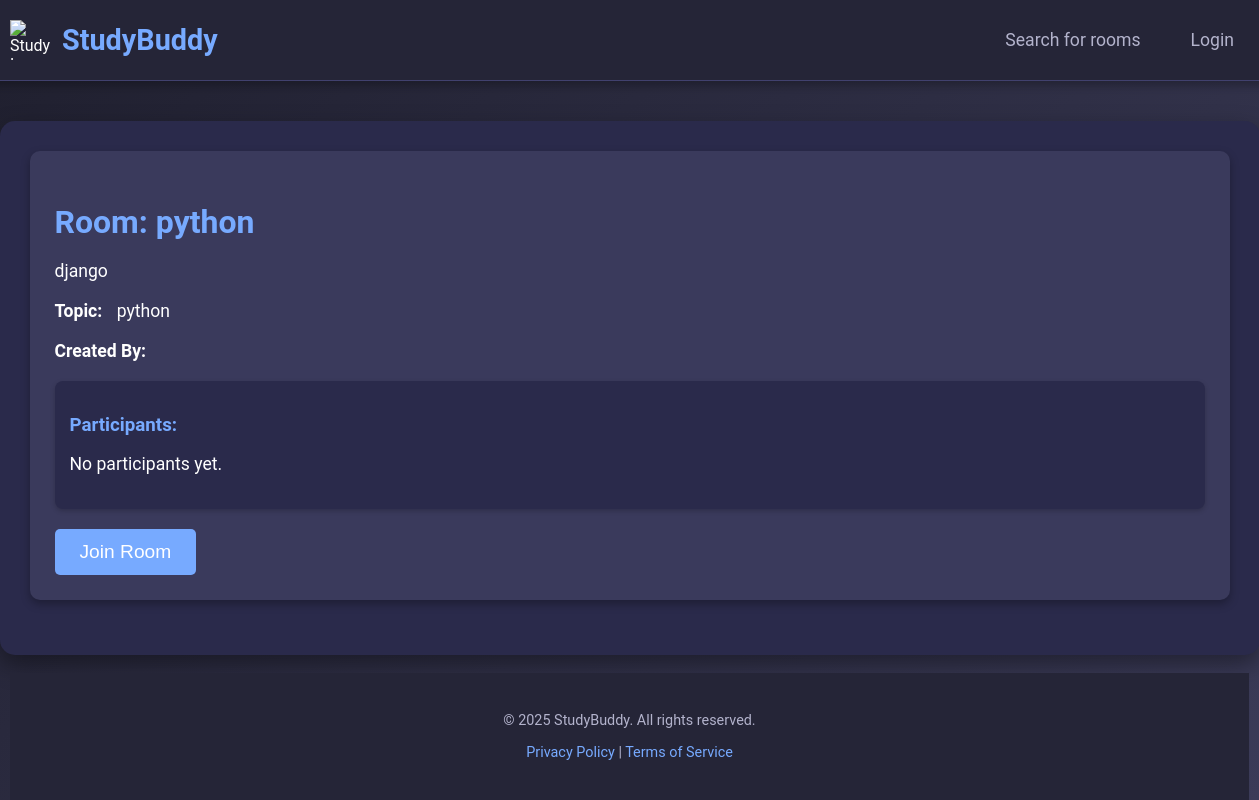
Page /roomdetail/1/ (signed in) on the earlier database version.
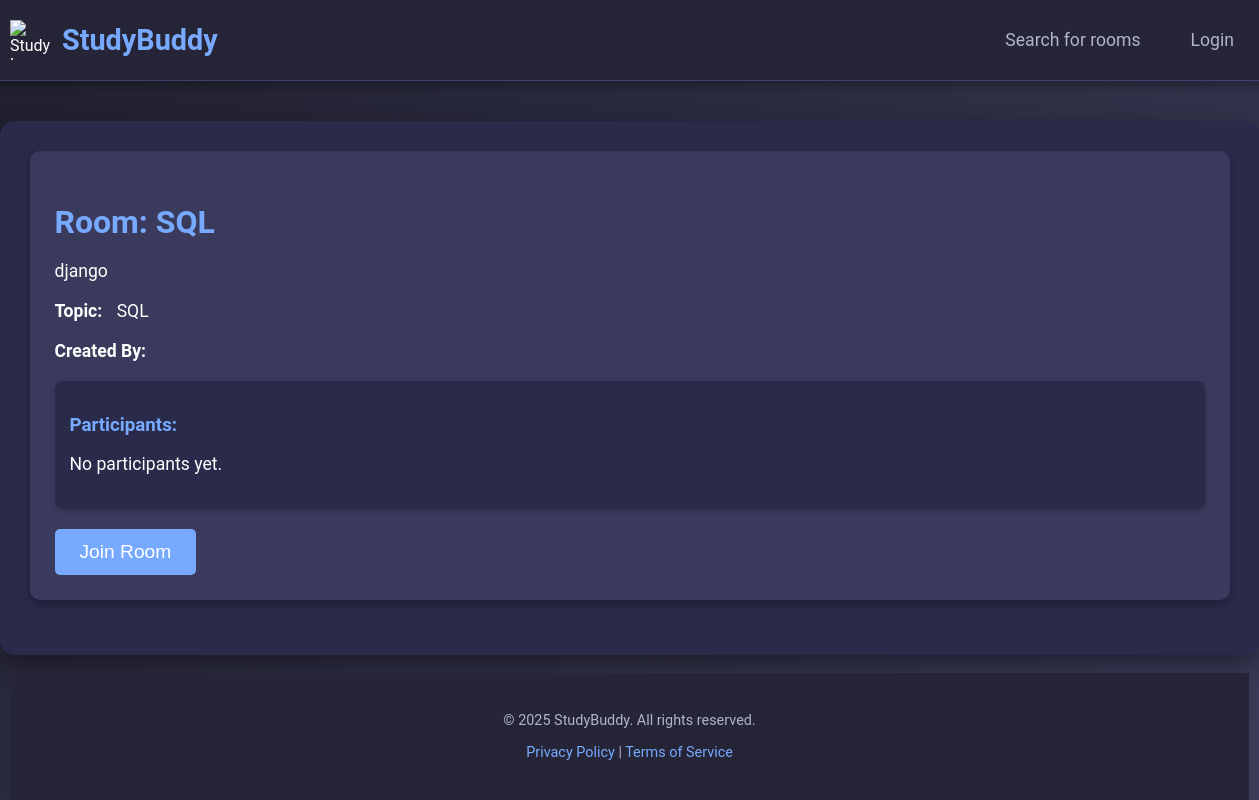
Same page on the later database version.
### clients/models.py (models this page shows, shortened)
class Room(models.Model):
    roomid=models.AutoField(primary_key=True)
    name=models.CharField(max_length=50)
    roomdescription=models.TextField()
    updatetime=models.DateTimeField(auto_now=True,null=True)
    createdtime=models.DateTimeField(auto_now_add=True)
    clientid=models.ForeignKey(registration,on_delete=models.CASCADE)
    capacity = models.IntegerField(null=True, blank=True)
    participants=models.ManyToManyField(registration,related_name='participants')

### clients/views.py (the view)
# urls.py: path('roomdetail/<int:id>/',views.roomdetail,name="roomdetail"),
def roomdetail(request,id):
    if not request.session.get("id"):
        return redirect('login')
    room=Room.objects.get(roomid=id)
    return render(request, "clients/roomdetail.html",{"room":room})

### clients/templates/clients/roomdetail.html (shortened to what this page needs)
<!DOCTYPE html>
<html lang="en">
<head>
</head>
<body>
    <div class="header">
        <div class="logo">
            <img src="logo.png" alt="StudyBuddy Logo">
            <span>StudyBuddy</span>
        </div>
        <nav>
            <a href="#">Search for rooms</a>
            <a href="#">Login</a>
        </nav>
    </div>
    <div class="container">
        <div class="room-detail">
            <h2>Room: {{ room.name }}</h2>
            <p>{{ room.roomdescription }}</p>
            <div class="room-info">
                <p><span>Topic:</span> {{ room.name }}</p>
                <p><span>Created By:</span> {{ room.creator }}</p>
            </div>
            <div class="participants">
                <h3>Participants:</h3>
                <ul>
                    {% for participant in participants %}
                        <li>{{ participant.name }}</li>
                    {% empty %}
                        <p>No participants yet.</p>
                    {% endfor %}
                </ul>
            </div>
            <button class="join-room-button">Join Room</button>
        </div>
    </div>
    <div class="footer">
        <p>&copy; 2025 StudyBuddy. All rights reserved.</p>
        <p>
            <a href="#">Privacy Policy</a> | <a href="#">Terms of Service</a>
        </p>
    </div>
</body>
</html>

Differences in the rows shown:
changed Room "django": name "python" → "SQL"
